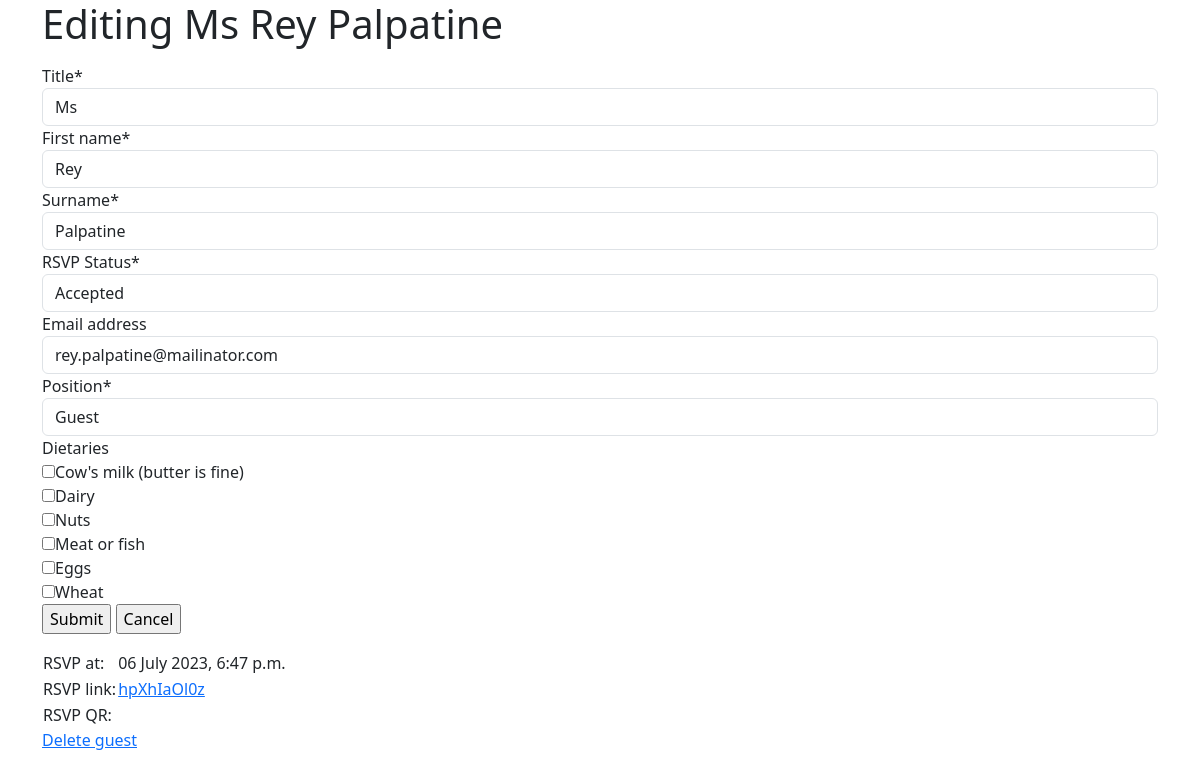
The page /guests/791/update/ (signed in) on the database its author committed.
### weddingwrangle/models.py (models this page shows, shortened)
class Guest(models.Model):
    first_name = models.CharField(max_length=30)
    surname = models.CharField(max_length=30)
    email_address = models.CharField(max_length=50, blank=True)
    rsvp_link = models.CharField(max_length=15, verbose_name="RSVP Link")
    rsvp_qr = models.BinaryField(
        null=True, blank=True, editable=False, verbose_name="RSVP QR"
    )
    title = models.ForeignKey(Title, on_delete=models.CASCADE, related_name="guest")
    position = models.ForeignKey(
        Position, on_delete=models.CASCADE, related_name="guest"
    )
    rsvp_status = models.ForeignKey(
        RSVPStatus,
        on_delete=models.CASCADE,
        related_name="guest",
        verbose_name="RSVP Status",
    )
    partner = models.ForeignKey(
        "self",
        on_delete=models.SET_NULL,
        null=True,
        blank=True,
    )
    dietaries = models.ManyToManyField(Dietary, related_name="guest", blank=True)
    emails = models.ManyToManyField(Email, related_name="guest", blank=True)
    audiences = models.ManyToManyField(Audience, related_name="guest", blank=True)
    created_at = models.DateTimeField(auto_now_add=True)
    updated_at = models.DateTimeField(auto_now=True)
    rsvp_at = models.DateTimeField(blank=True, null=True)

### weddingwrangle/views.py (the view)
class GuestUpdate(LoginRequiredMixin, UpdateView):
    model = Guest
    form_class = GuestForm
    success_url = reverse_lazy("guest_list")
    template_name_suffix = "_update"
    def get_context_data(self, **kwargs):
        context = super().get_context_data(**kwargs)
        rsvp_link = self.get_object().rsvp_link
        context["qr_url"] = self.request.build_absolute_uri(
            reverse("rsvp", args=[rsvp_link])
        )
        return context

### weddingwrangle/forms.py (shortened to what this page needs)
class GuestForm(forms.ModelForm):
    class Meta:
        model = Guest
        fields = [
            "title",
            "first_name",
            "surname",
            "rsvp_status",
            "email_address",
            "position",
            "dietaries",
        ]
        widgets = {"dietaries": forms.CheckboxSelectMultiple}

### weddingwrangle/models.py (called while the page is built)
    def __str__(self):
        return self.name

    def __str__(self):
        return self.name

    def __str__(self):
        return self.name

    def __str__(self):
        return self.name

### weddingwrangle/templates/weddingwrangle/guest_update.html (shortened to what this page needs)
{% extends "base_bootstrap.html" %}
{% load crispy_forms_tags %}
{% load qr_code %}
{% block content %}
  <h1> Editing {{ guest.title }} {{ guest.first_name }} {{ guest.surname }} </h1>
  <p>
    <form action="" method="post" id="guest_form" enctype="multipart/form-data">
      {{ form|crispy }}
        <input type="submit" value="Submit">
        <input type="submit" value="Cancel"
           onclick="window.location.href='{% url 'guest_list' %}';return false;">
    </form>
  </p>
    <table>
      <tr>
        <td>
          RSVP at:
        </td>
        <td>
          {{ guest.rsvp_at|date:"d F Y, P" }}
        </td>
      </tr>
      <tr>
        <td>
          RSVP link:
        </td>
        <td>
          <a href={% url 'rsvp' guest.rsvp_link %}>{{ guest.rsvp_link }}</a>
        </td>
      </tr>
      <tr>
        <td>
          RSVP QR:
        </td>
        <td>
        </td>
      </tr>
    </table>
  <p>
   <a href={% url 'guest_delete' guest.id %}>Delete guest</a>
  </p>
{% endblock %}

### rows shown on the page
Guest: title "Ms", first_name "Rey", surname "Palpatine", rsvp_status "Accepted", email_address "rey.palpatine@mailinator.com", position "Guest", rsvp_at "06 July 2023, 6:47 p.m.", rsvp_link "hpXhIaOl0z"
